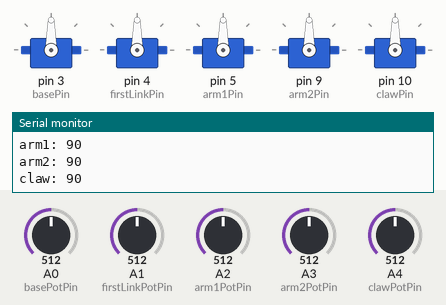
Simulated run of this sketch. Board: Arduino Uno, built with avr-gcc and run on an emulated ATmega328P. Parts: 5 × servo, the last lines printed to the serial monitor. The inputs (shaded band) are chosen by the test bench; at power-on: A0 (basePotPin) = 512, A1 (firstLinkPotPin) = 512, A2 (arm1PotPin) = 512, A3 (arm2PotPin) = 512, A4 (clawPotPin) = 512.

Above: at 1.2 s.
1.3 s: A0 (basePotPin) set to 716
At 1.8 s:
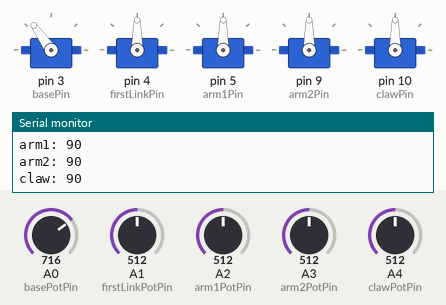
2.8 s: A1 (firstLinkPotPin) set to 716
At 4.0 s:
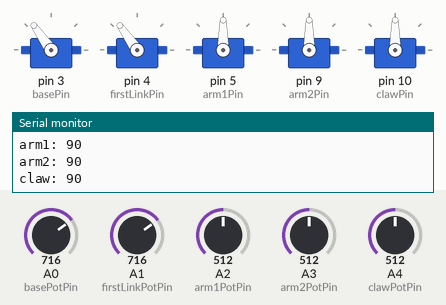
4.3 s: A2 (arm1PotPin) set to 716
At 5.3 s:
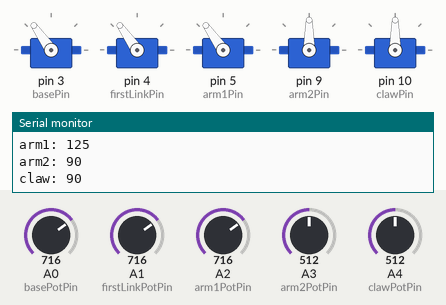
5.8 s: A3 (arm2PotPin) set to 716
At 6.4 s:
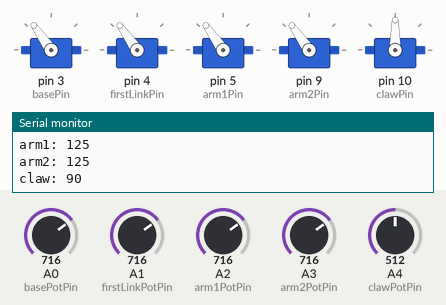
7.3 s: A4 (clawPotPin) set to 716
At 8.5 s:
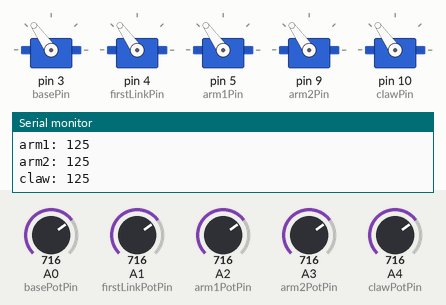
8.8 s: A0 (basePotPin) set to 992
At 9.9 s:
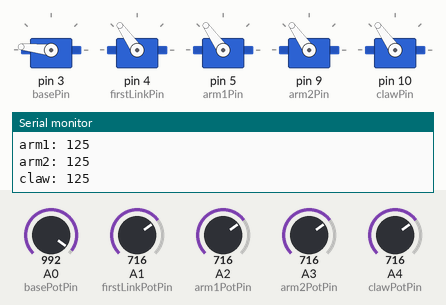
Timing chart, 0 to 11.3 s (numbered marks = the images above; inputs shaded):
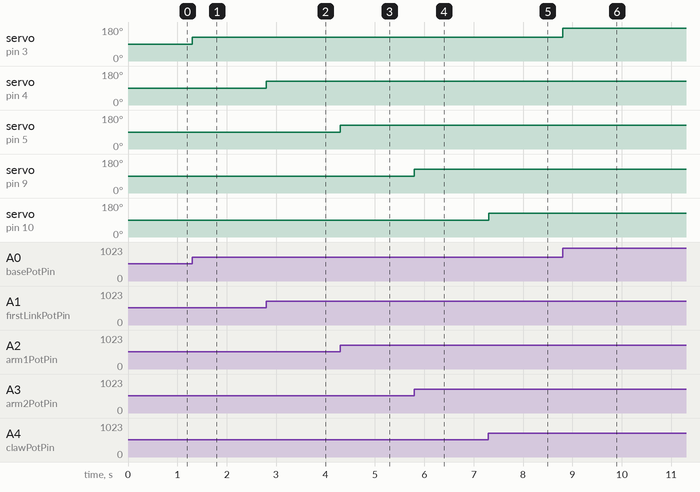

Measured:
- after the input at 1.3 s, servo on pin 3 (basePin): 90° → 125° at once
- after the input at 2.8 s, servo on pin 4 (firstLinkPin): 90° → 125° at once
- after the input at 4.3 s, servo on pin 5 (arm1Pin): 90° → 125° at once
- after the input at 5.8 s, servo on pin 9 (arm2Pin): 90° → 125° at once
- after the input at 7.3 s, servo on pin 10 (clawPin): 90° → 125° at once
- after the input at 8.8 s, servo on pin 3 (basePin): 125° → 174° at once

The sketch:

ServoDialClass-Recyclo.ino
```cpp
#include <Servo.h> //include the servo library
Servo base;
int basePin = 3;

Servo firstLink;
int firstLinkPin = 4;

Servo arm1;
int arm1Pin = 5;

Servo arm2;
int arm2Pin = 9;

Servo claw;
int clawPin = 10;

int prevVal1 = 0;
int prevVal2 = 0;
int prevVal3 = 0;
int prevVal4 = 0;
int prevVal5 = 0;

//0 corresponds to 0
//180 corresponds to 270 degrees (max position of the servo)

int basePotPin = A0; //only input, no definition
int basePotValue = 0; //store potentiometer value

int firstLinkPotPin = A1;
int firstLinkPotValue = 0;

int arm1PotPin = A2;
int arm1PotValue = 0;

int arm2PotPin = A3;
int arm2PotValue = 0;

int clawPotPin = A4;
int clawPotValue = 0;

void setup() {
  // put your setup code here, to run once:
  Serial.begin(115200);
  base.attach(basePin);
  //base.write(baseHome);

  firstLink.attach(firstLinkPin);
  //firstLink.write(firstLinkHome);

  arm1.attach(arm1Pin);
  //arm1.write(arm1Home);

  arm2.attach(arm2Pin);
  //arm2.write(arm2Home);

  claw.attach(clawPin);
  //claw.write(clawHome);
}

void loop() {
  // put your main code here, to run repeatedly:
  basePotValue = analogRead(basePotPin);
  basePotValue = map(basePotValue,0,1023,0,180);
  base.write(basePotValue);


  firstLinkPotValue = analogRead(firstLinkPotPin);
  firstLinkPotValue = map(firstLinkPotValue,0,1023,0,180);
  firstLink.write(firstLinkPotValue);

  arm1PotValue = analogRead(arm1PotPin);
  arm1PotValue = map(arm1PotValue,0,1023,0,180);
  arm1.write(arm1PotValue);

  arm2PotValue = analogRead(arm2PotPin);
  arm2PotValue = map(arm2PotValue,0,1023,0,180);
  arm2.write(arm2PotValue);

  clawPotValue = analogRead(clawPotPin);
  clawPotValue = map(clawPotValue,0,1023,0,180);
  claw.write(clawPotValue);

  if((prevVal1 != basePotValue) || (prevVal2 != firstLinkPotValue) || (prevVal3 != arm1PotValue) || (prevVal4 != arm2PotValue) || (prevVal5 != clawPotValue))
  {
    Serial.print("Base: ");
    Serial.println(basePotValue);
    Serial.print("firstLink: ");
    Serial.println(firstLinkPotValue);
    Serial.print("arm1: ");
    Serial.println(arm1PotValue);
    Serial.print("arm2: ");
    Serial.println(arm2PotValue);
    Serial.print("claw: ");
    Serial.println(clawPotValue);
    prevVal1 = basePotValue;
    prevVal2 = firstLinkPotValue;
    prevVal3 = arm1PotValue;
    prevVal4 = arm2PotValue;
    prevVal5 = clawPotValue;
  }

}
```
